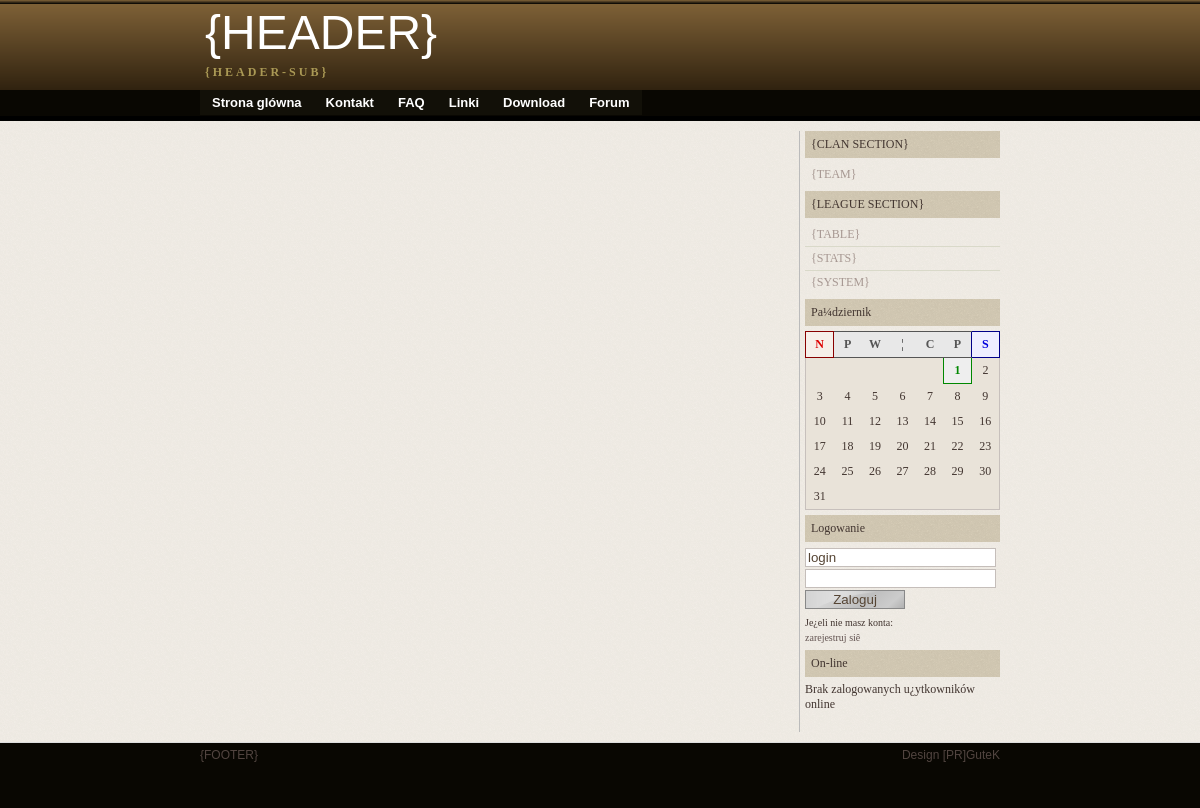
Screenshot of /lea.players.php?p_id=2 with the database file from the repository.
### tables this page shows
CREATE TABLE IF NOT EXISTS `settings` (
  `mainpage` varchar(50) DEFAULT 'news.php',
  `clanname` varchar(50) DEFAULT NULL,
  `headadmin` int(11) DEFAULT NULL,
  `email` varchar(50) DEFAULT NULL,
  `title` varchar(50) DEFAULT NULL,
  `header_text_main` varchar(50) DEFAULT NULL,
  `header_text_sub` varchar(100) DEFAULT NULL,
  `footer` varchar(200) DEFAULT NULL,
  `logoimage` varchar(50) DEFAULT NULL,
  `fav_ico` varchar(50) DEFAULT NULL,
  `desc` varchar(200) DEFAULT NULL,
  `keys` varchar(100) DEFAULT NULL,
  `author` varchar(50) DEFAULT NULL,
  `log_sys` int(1) DEFAULT '1',
  `forum_sys` int(1) DEFAULT '0',
  `forum_link` varchar(100) DEFAULT '#',
  `banner_sys` int(1) DEFAULT '0',
  `antyflood` int(3) DEFAULT '30',
  `admin_note` text
);

CREATE TABLE IF NOT EXISTS `panels` (
  `id` int(11) NOT NULL AUTO_INCREMENT,
  `name` varchar(150) DEFAULT NULL,
  `content` text,
  `display` int(1) DEFAULT NULL,
  `order` int(4) DEFAULT NULL,
  PRIMARY KEY (`id`)
);

### lea.players.php (called while the page is built, shortened)
<?php
require_once("maincore.php");
require_once(BASEDIR.STYLE."tpl.start.php");
require_once(BASEDIR.STYLE."tpl.end.php");
?>

### style/tpl.start.php (the view, shortened to what this page needs)
<?php
echo "<!DOCTYPE html PUBLIC '-//W3C//DTD XHTML 1.0 Strict//EN' 'http://www.w3.org/TR/xhtml1/DTD/xhtml1-strict.dtd'>\n";
echo "<html xmlns='http://www.w3.org/1999/xhtml' lang='pl' xml:lang='pl'>\n";
echo "<head>\n";
echo "  <link rel='stylesheet' href='style/style.css' type='text/css' />\n";
echo "  <link rel='stylesheet' href='style/style.lea.css' type='text/css' />\n";
echo "</head>\n";
echo "<body>\n";
echo "<div id='header-super'>\n";
echo "  <div class='wrap-center'>\n";
echo "    <div id='title'>\n";
echo "      <h1>".$config['header_text_main']."</h1>\n";
echo "      <p class='textsub'>".$config['header_text_sub']."</p>\n";
echo "    </div>\n";
echo "  </div>\n";
echo "</div>\n";
echo "<div id='header-sub'>\n";
echo "  <div class='wrap-center'>\n";
echo "    <div id='navigation-horizontal'>\n";
echo "      <ul>\n";
echo "      <li".check_current($config['mainpage'],@$actual)."><a href='index.php'>Strona glówna</a></li>\n";
echo "      <li".check_current("contact.php",@$actual)."><a href='contact.php'>Kontakt</a></li>\n";
echo "      <li".check_current("faq.php",@$actual)."><a href='faq.php'>FAQ</a></li>\n";
echo "      <li".check_current("links.php",@$actual)."><a href='links.php'>Linki</a></li>\n";
echo "      <li".check_current("download.php",@$actual)."><a href='download.php'>Download</a></li>\n";
echo "      <li".check_current("forum.php",@$actual)."><a href='";
							if($config['forum_sys'] == 1) echo "forum.php";
							else echo $config['forum_link']; echo "'>Forum</a></li>\n";
echo "      </ul>\n";
echo "    </div>\n";
echo "  </div>\n";
echo "  <div id='line'></div>\n";
echo "</div>\n";
echo "<div id='content-area'>\n";
echo "  <div class='wrap-center'>\n";
if(!isset($wide_screen) OR $wide_screen == 0)
{
	echo "    <div id='side-bar'>\n";
	require_once("tpl.side.php");
	echo "    <br>\n";
	echo "    </div>\n";
}
else
{
	echo "    <div id='wide-bar'>\n";
}
?>

### maincore.php (shortened to what this page needs)
<?php
function add_title($value = FALSE)
{
	global $config;
	$config['title'].= " - ".$value;
}
function getsettings()
{
	$sql = "SELECT * FROM `".DBPREFIX."settings` LIMIT 1";
	$query = @mysql_query($sql);
	if(@mysql_num_rows($query) > 0)
	{
		$config = @mysql_fetch_assoc($query);
	}
	else
	{
    echo "<div style='font-size:14px;font-weight:bold;align:center;'>Nie znaleziono danych konfiguracyjnych!</div>";
    die();
	}
}
getsettings();
function custom_menu()
{
	$sql = "SELECT * FROM ".DBPREFIX."panels WHERE `display` = '1' ORDER BY `order` ASC";
	$query = mysql_query($sql);
	$str = "";
	if( mysql_num_rows($query)>0 )
	{
   	while($panel = mysql_fetch_assoc($query))
   	{
    	$str.= "    <div class='section-nav'>".$panel['name']."</div>\n";
    	$str.= "    <div class='section-con'>\n";
    	$str.= "\n";
    	$str.= stripslashes($panel['content'])."\n";
    	$str.= "    </div>\n";
	}
	return $str;
	}
}
function custom_calendar()
{
	$CountOfDays = array(31,28,31,30,31,30,31,31,30,31,30,31);
	$m['actual'] = date('n')-1;
	$m['name'] = array('Styczeñ','Luty','Marzec','Kwiecieñ','Maj','Czerwiec','Lipiec','Sierpieñ','Wrzesieñ','Pa¼dziernik','Listopad','Grudzieñ');
	$d['actual']['week'] = date('w');
	$d['actual']['month'] = date('j');
	$d['first']['week'] = date('w');
	$string = "\n";
	$string.= "    <div class='section-nav'>".$m['name'][$m['actual']]."</div>\n";
	$string.= "    <div class='section-con'>\n";
	$string.= "      <table class='table0 w100 center'>\n";
	$string.= "        <tr><td class='calendar-su'>N</td><td class='calendar-th'>P</td><td class='calendar-th'>W</td>\n        <td class='calendar-th'>¦</td><td class='calendar-th'>C</td><td class='calendar-th'>P</td><td class='calendar-st'>S</td></tr>\n";
	$string.= "        <tr>";
	for( $i = 0;$i < $d['first']['week'];$i++){ $string.= "<td></td>"; }
	$d['printed']['week'] = $d['first']['week'];
	for( $i=1;$i<=$CountOfDays[$m['actual']];$i++ )
	{
		if( $d['printed']['week'] == 7 ){ $d['printed']['week'] = 0;$string.= "</tr>\n        <tr>"; }
		if($i<10) $j = "0".$i; else $j = $i;
		$sql_date = date("Y")."-".date("m")."-".$j;
		$sql = "SELECT * FROM ".DBPREFIX."calendar WHERE `date` = '".$sql_date."' LIMIT 1";
		if(mysql_num_rows(mysql_query($sql)) AND $i != $d['actual']['month'])
		{
			$calendar = mysql_fetch_assoc(mysql_query($sql));
			$string.= "<td class='calendar-".$calendar['type']."'><a href='"; if($calendar['href']==0)$string.= "#"; $string.= "' title='".$calendar['name']." - ".$calendar['content']."'>".$i."</a></td>";
		}
		elseif(mysql_num_rows(mysql_query($sql)) AND $i == $d['actual']['month'])
		{
			$calendar = mysql_fetch_assoc(mysql_query($sql));
			$string.= "<td class='calendar-actual'><a href='"; if($calendar['href']==0)$string.= "#"; $string.= "' title='".$calendar['name']." - ".$calendar['content']."'>".$i."</a></td>";
		}
		elseif(!mysql_num_rows(mysql_query($sql)) AND $i == $d['actual']['month'] )
		{
			$string.= "<td class='calendar-actual'>".$i."</td>";
		}
		if(!mysql_num_rows(mysql_query($sql)) AND $i != $d['actual']['month'])
		{
			$string.= "<td>".$i."</td>";
		}
		$d['printed']['week'] = $d['printed']['week']+1;
	}
	for($i=$d['printed']['week'];$i<7;$i++)
	{
		$string.= "<td></td>";
	}
	$string.= "</tr>\n";
	$string.= "      </table>\n";
	$string.= "    </div>\n";
	return $string;
}

### style/tpl.end.php (shortened to what this page needs)
<?php
echo "  </div>\n";
echo "</div>\n";
echo "<div id='footer'>\n";
echo "  <div class='wrap-center'>\n";
echo "    <div class='left'>".@$config['footer']."</div>\n";
echo "    <div class='right'>Design [PR]GuteK</div>\n";
echo "  </div>\n";
echo "</div>\n";
echo "</body>\n";
echo "</html>\n";
?>

### style/style.css (style rules this page uses)
body { background:#F2EAE4 url("images/background.png");color:#423530;margin:0;font-size:12px;font-family:Georgia,sans-serif; }
h1 { font-size:48px;font-weight:normal;margin:0;font-family:Georgia,sans-serif; }
ul { list-style:circle;margin:0px; }
li { padding:3px 0; }
a { color:#625350;text-decoration:none; }
p { line-height:15px;padding:0;margin:5px 0; }
.left { float:left; }
.right { float:right; }
.wrap-center { width:800px;margin:0 auto; }
.center { text-align:center;margin:0 auto; }
#header-super { background:#393632 url("images/header.png"); }
#title { height:80px;padding:5px;font-family:Verdana;font-weight:bold;color:#FFF; }
#title .textsub { color:#A95;letter-spacing:3px; }
#header-sub { background:#090702; }
#navigation-horizontal { height:26px; }
#navigation-horizontal ul { display:inline; }
#navigation-horizontal li { display:inline;text-decoration:none; }
#navigation-horizontal li a { background:#121008;color:#FFF;float:left;padding:5px 12px;font-size:13px;font-weight:bold;text-decoration:none; }
#line { background:#000;height:5px; }
#content-area { font-family:Verdana;margin-top:10px; }
#side-bar { width:195px;padding-left:5px;float:right;border-left:1px solid #BBB; }
#side-bar .section-nav { background:#C9C2BE url("images/section_nav_back.png");padding:6px 6px; }
#side-bar .section-con { margin:5px 0; }
#side-bar .section-con ul { list-style:none;margin:0px;padding:0px; }
#side-bar .section-con li { list-style:none;border-top:1px solid #D9D9C9;padding:4px 6px; }
#side-bar .section-con li:first-child { border-top:none; }
#side-bar .section-con li a { color:#A69791; }
#footer { background:#090702;color:#524540;bottom:0px;left:0;right:0;height:60px;border-top:1px #DDD solid;margin-top:10px;padding: 5px 2px 0 2px; }
.w100 { width:100%; }
.table0 { background:#E9E3D9;border:1px solid #C7C0BC;padding:2px;margin:auto;border-collapse:collapse; }
.table0 td,th { padding:5px; }
.calendar-su { color:#D00;background:#F6EFE9;border:1px solid #800;font-weight:bold; }
.calendar-th { color:#555;background:#E8E8E8;border-bottom:1px solid #555;border-top:1px solid #555;font-weight:bold; }
.calendar-st { color:#00D;background:#EEF;border:1px solid #008;font-weight:bold; }
.calendar-actual { color:#080;background:#EEE;border:1px solid #080;font-weight:bold; }

### rows the page displays
settings: header_text_main "{HEADER}", header_text_sub "{HEADER-SUB}", footer "{FOOTER}"
panels: name "{CLAN SECTION}", value "{TEAM}"
panels: name "{LEAGUE SECTION}", value "{TABLE} {STATS} {SYSTEM}"

### other values shown
$m['name'][$m['actual']] "Pa¼dziernik"
